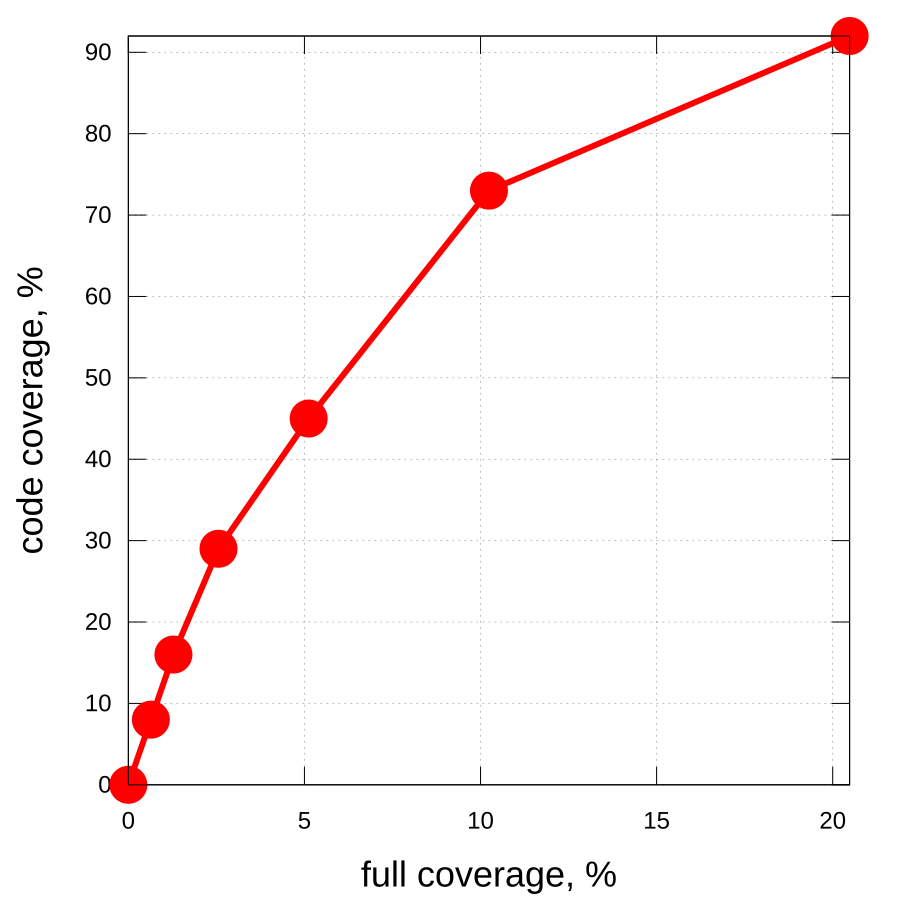

gnuplot code for this plot:
set terminal svg size 900,900 dynamic enhanced font "Arial,24"
set output "/home/runner/work/coverage-talk/coverage-talk/target/generated-slides/images/coverage-plot-07.svg"

set xlabel "full coverage, %" font ",36"
set ylabel "code coverage, %" font ",36"

set xrange [0:20.48]
set yrange [0:92]

set grid
set key off

$Data << EOD
0 0
0.64 8
1.28 16
2.56 29
5.12 45
10.24 73
20.48 92
EOD

plot $Data using 1:2 with linespoints \
    linecolor rgb "red" linewidth 6 \
    pointtype 7 pointsize 2
